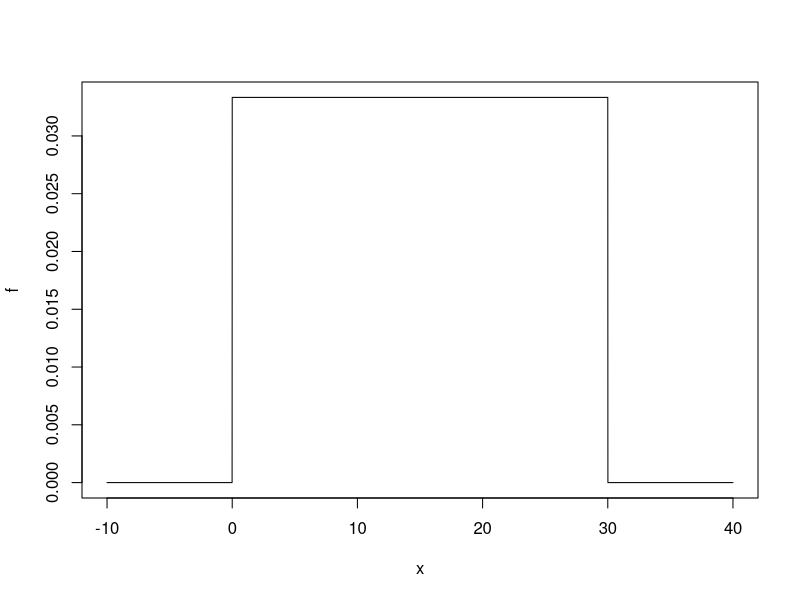
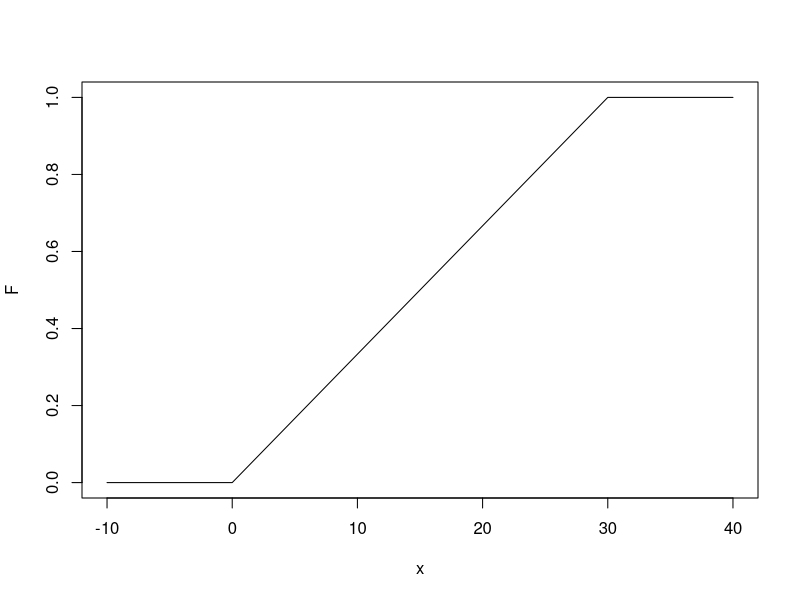
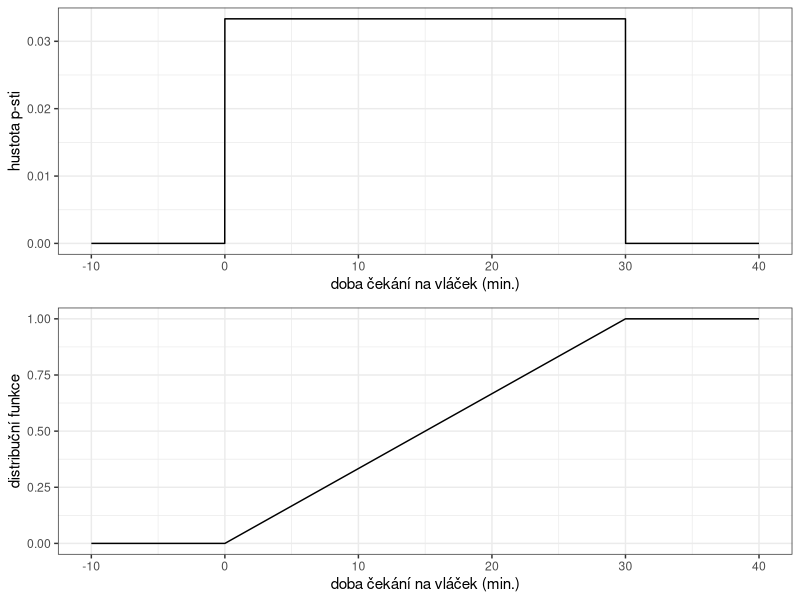
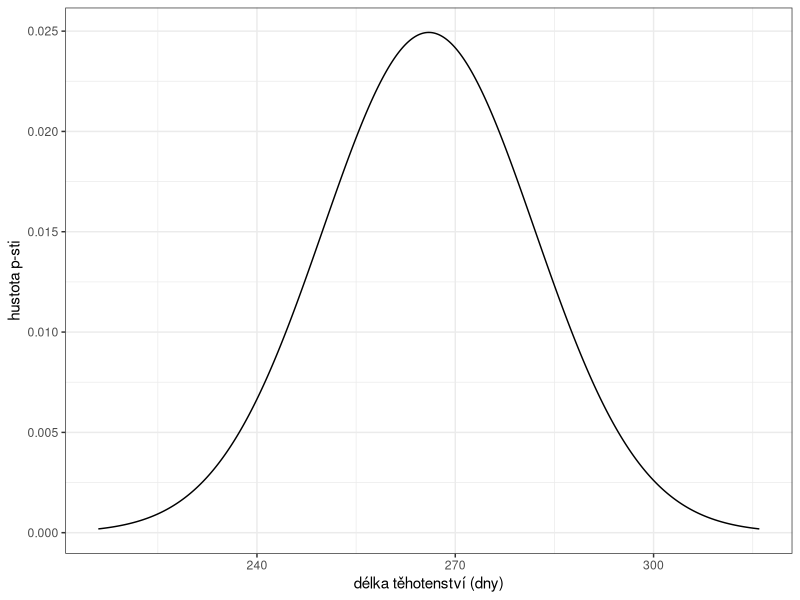
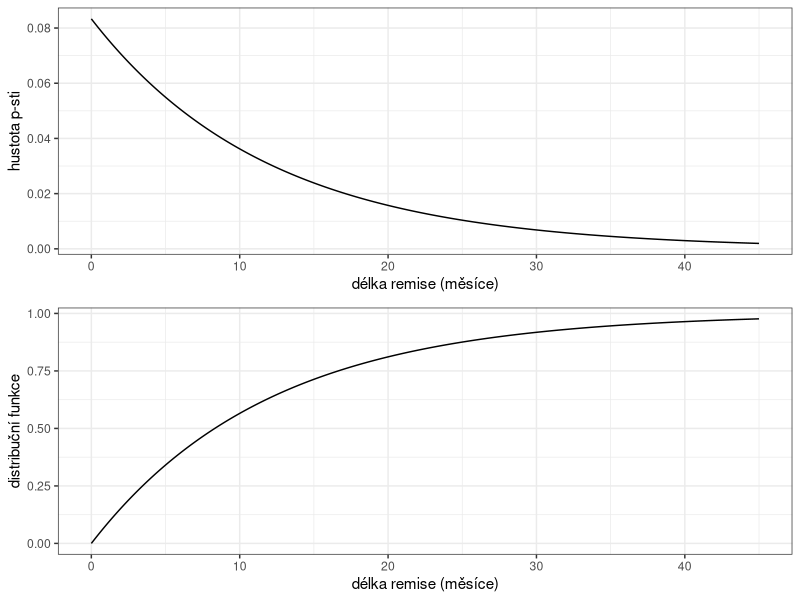
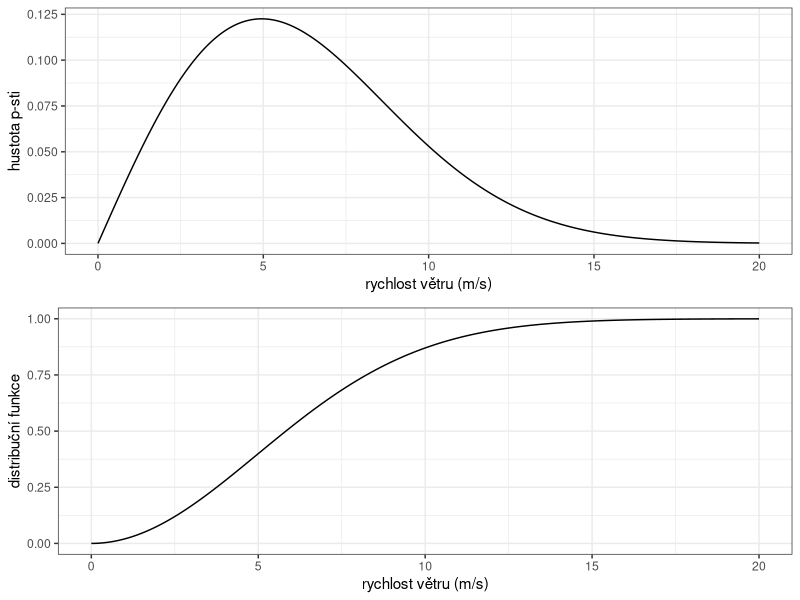
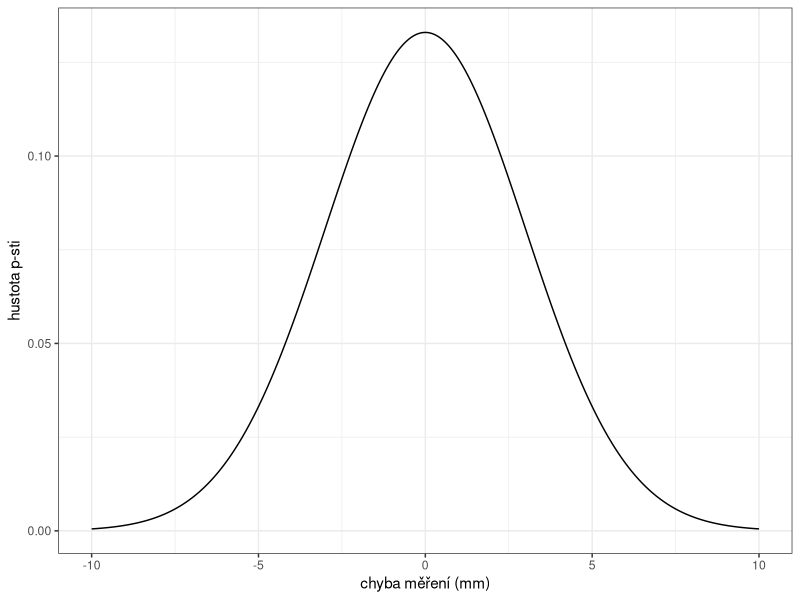
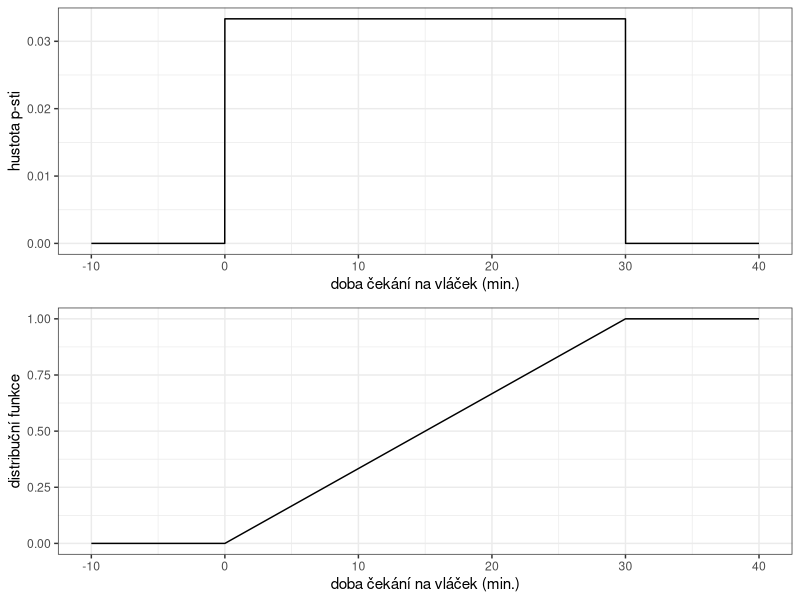

These figures' R source, in order: (Note: this script raises an error after producing the figures.)
# ......................................................................................
# ................Cvičení 6 - Vybraná rozdělení spojité náhodné veličiny................
# ................................... Doplňující příklady ..............................
# ........................... Martina Litschmannová, Adéla Vrtková .....................
# ......................................................................................

# Nezobrazuje-li se vám text korektně, nastavte File \ Reopen with Encoding... na UTF-8
# Pro zobrazení obsahu skriptu použijte CTRL+SHIFT+O
# Pro spouštění příkazů v jednotlivých řádcích použijte CTRL+ENTER

library(ggplot2) # pro pěknou grafiku
library(ggpubr)  # pro kombinování grafických výstupů z ggplot2
library(svglite) # umožňuje export grafických výstupů z ggplot2 ve formátu svg

# Příklad 1. ####
# Vláček v zoo vyjíždí ze stanice každých 30 minut. 
# *a)	####
# Určete rozdělení doby čekání na vláček (hustotu pravděpodobnosti i distribuční funkci), 
# grafy obou funkcí načrtněte. 

# X … doba čekání na vláček (min.)
# X ~ Ro(a=0, b=30)

x = seq(-10,40,0.01)
f = dunif(x,0,30) # hustota pravděpodobnosti
F = punif(x,0,30) # distribuční funkce
data = data.frame(x,f,F) # příprava data.frame

# Generování grafů (základní R) ####
plot(x,f,"line") # graf hustoty pravděpodobnosti
plot(x,F,"line") # graf distribuční funkce


# Generování grafů (ggplot2) ####
data = data.frame(x,f,F) # Vstupem pro funkci ggplot() musí být data ve formátu data.frame.

a = ggplot(data = data, aes(x = x, y = f)) +
  geom_line() +
  theme_bw() +
  labs(x="doba čekání na vláček (min.)",
       y = "hustota p-sti")

b = ggplot(data = data, aes(x = x, y = F)) +
  geom_line() +
  theme_bw() +
  labs(x="doba čekání na vláček (min.)",
       y = "distribuční funkce")

# Zkombinujeme grafy dle svých představ (f-ce ggarrange je součástí balíčku ggpubr)
ggarrange(a,b,
          nrow = 2)

# Uložíme graf, který je aktuálně vytvořen v graf. okně do pracovního adresáře
ggsave("SNV_priklad1.svg",
       width = 15, height = 10,
       unit = "cm")

# *b)	####
# P(X>5)=1-P(X<=5)
1-punif(5,0,30)

# Příklad 2. ####
# Náhodná veličina popisující délku těhotenství ženy (ve dnech) 
# má normální rozdělení se střední hodnotou 266 dní a směrodatnou odchylkou 16 dní.

# *a)	####
# Načrtněte graf hustoty pravděpodobnosti uvažované náhodné veličiny.
# X ... délka těhotenství (dny)
# X~N(µ = 266, σ = 16)

x = seq(216,316,0.01)
f = dnorm(x,266,16)
data = data.frame(x,f) # příprava data.frame

# Generování grafu
ggplot(data = data, aes(x = x, y = f)) +
  geom_line() +
  theme_bw() +
  labs(x="délka těhotenství (dny)",
       y = "hustota p-sti")

# Uložíme graf, který je aktuálně vytvořen v graf. okně do pracovního adresáře
ggsave("SNV_priklad2.svg",
       width = 15, height = 5,
       unit = "cm")

# *b)	####
# U kolika procent žen je délka těhotenství nejvýše 246 dní?

# P(X<=246)
pnorm(246,266,16)

# *c)	####
# U kolika procent žen je délka těhotenství v rozmezí 250-282 dní? 

# P(250<=X<=282)  - SNV, tj. ostrá/neostrá nerovnost nehraje roli
pnorm(282,266,16)-pnorm(250,266,16)

# *d)	####
# Jaká délka těhotenství je překročena maximálně u 10 % žen?

# P(X>T) = 0,1 -> P(X<T) = 0,9 - SNV, tj. ostrá/neostrá nerovnost nehraje roli
# Tj. hledáme 90% kvantil
qnorm(0.9,266,16)

# *e)	####
# Určete dolní kvartil a horní kvartil dané náhodné veličiny. Slovně je interpretujte.

qnorm(0.25,266,16)
# Čtvrtina žen vykazuje délku těhotenství kratší než 255 dní.

qnorm(0.75,266,16)
# Tři čtvrtiny žen vykazují délku těhotenství kratší než 277 dní.

# Příklad 3. ####
# Uvažujte náhodnou veličinu popisující délku remise (měsíce) onkologických pacientů, 
# která má exponenciální rozdělení se střední hodnotou 1 rok.

# *a)	####
# Načrtněte grafy hustoty p-sti a distribuční funkce uvažované náhodné veličiny.
# X ... délka remise (měsíce)
# X~Exp(lambda = 1/12) - E(X) = 12 = 1/lambda

x = seq(0,45,0.01)
f = dexp(x,1/12)
F = pexp(x,1/12)
data = data.frame(x,f,F) # příprava data.frame

# Generování grafů
a = ggplot(data = data, aes(x = x, y = f)) +
  geom_line() +
  theme_bw() +
  labs(x="délka remise (měsíce)",
       y = "hustota p-sti")
b = ggplot(data = data, aes(x = x, y = F)) +
  geom_line() +
  theme_bw() +
  labs(x="délka remise (měsíce)",
       y = "distribuční funkce")

# Zkombinujeme grafy dle svých představ
ggarrange(a,b,
          nrow = 2)

# Uložíme graf, který je aktuálně vytvořen v graf. okně do pracovního adresáře
ggsave("SNV_priklad3.svg",
       width = 15, height = 10,
       unit = "cm")

# *b)	####
# Určete medián dané náhodné veličiny a hodnotu interpretujte.

qexp(0.5,1/12)
# Polovina pacientů má dobu remise kratší než 8,3 měsíce.

# *d)	####
# Jakou dobu remise překročí pouze 10 % daných onkologických pacientů?

# P(X>T)=0,1 -> P(X<T)=0,9, tj.hledáme 90% kvantil
qexp(0.9,1/12)

# *e)	####
# Jaká je pravděpodobnost, že remise bude trvat alespoň dva roky? 

# P(X>24) = 1 - P(X<24) - POZOR! Modelujeme délku remise v měsících!
1-pexp(24,1/12)

# Příklad 4. ####
# Rychlost větru (m/s) má Weibullovo rozdělení s parametrem tvaru 2 
# a parametrem měřítka 7.

# *a)	####
# Načrtněte graf hustoty pravděpodobnosti a distribuční funkce.
# X ... rychlost větru (m/s)
# X~Wb(shape = 2, scale = 7)

x = seq(0,20,0.01)
f = dweibull(x,shape = 2, scale = 7)
F = pweibull(x,shape = 2, scale = 7)
data = data.frame(x,f,F) # příprava data.frame

# Generování grafů
a = ggplot(data = data, aes(x = x, y = f)) +
  geom_line() +
  theme_bw() +
  labs(x="rychlost větru (m/s)",
       y = "hustota p-sti")
b = ggplot(data = data, aes(x = x, y = F)) +
  geom_line() +
  theme_bw() +
  labs(x="rychlost větru (m/s)",
       y = "distribuční funkce")

# Zkombinujeme grafy dle svých představ
ggarrange(a,b,
          nrow = 2)

# Uložíme graf, který je aktuálně vytvořen v graf. okně do pracovního adresáře
ggsave("SNV_priklad4.svg",
       width = 15, height = 10,
       unit = "cm")

# *b)	####
# Jaká je pravděpodobnost, že rychlost větru překročí 9 m/s? 

# P(X>9) = 1-P(X<9)
1 - pweibull(9,shape = 2, scale = 7)

# *c)	####
# Jaká je pravděpodobnost, že rychlost větru dosáhne 5. stupně 
# Beaufortovy stupnice (tj. 8,0 m/s až 10,7 m/s)?

# P(8,0<=X<=10,7)
pweibull(10.7,shape = 2, scale = 7) - pweibull(8,shape = 2, scale = 7)

# *d)	####
# Vítr pohybuje silnějšími větvemi, telegrafní dráty sviští, používání deštníku 
# se stává obtížným. To odpovídá tomu, že vítr má rychlost v rozmezí 
# 10,8 m/s až 13,8 m/s (6. stupeň Beaufortovy stupnice). S jakou pravděpodobnosti 
# rychlost větru překročila 12,0 m/s?

# P(X>12 | 10,8<=X<=13,8) = 
# = P(X>12 & 10,8<=X<=13,8)/P(10,8<=X<=13,8) =
# = P(12<=X<=13,8)/P(10,8<=X<=13,8)

# P(12<=X<=13,8)
citatel = pweibull(13.8,shape = 2, scale = 7) - pweibull(12,shape = 2, scale = 7)

# P(10,8<=X<=13,8)
jmenovatel = pweibull(13.8,shape = 2, scale = 7) - pweibull(10.8,shape = 2, scale = 7)

# P(12<=X<=13,8)/P(10,8<=X<=13,8)
citatel/jmenovatel

# Příklad 5. ####
# Výsledky měření jsou zatíženy jen normálně rozdělenou chybou 
# s nulovou střední hodnotou a se směrodatnou odchylkou 3 mm. 

# *a)	####
# Načrtněte graf hustoty pravděpodobnosti chyby měření.

# X ... chyba měření (mm)
# X~N(mu = 0,sigma = 3)

x = seq(-10,10,0.01)
f = dnorm(x,0,3)
data = data.frame(x,f) # příprava data.frame

# Generování grafu
ggplot(data = data, aes(x = x, y = f)) +
  geom_line() +
  theme_bw() +
  labs(x="chyba měření (mm)",
       y = "hustota p-sti")

# Uložíme graf, který je aktuálně vytvořen v graf. okně do pracovního adresáře
ggsave("SNV_priklad5.svg",
       width = 15, height = 5,
       unit = "cm")

# *b)	####
# S jakou pravděpodobností bude chyba měření v rozsahu 0,0 mm až 2,4 mm?

# P(0,0<=X<=2,4)
pnorm(2.4,mu,sigma)-pnorm(0,mu,sigma)

# *c)	####
# Jaká velikost chyby měření nebude překročena s pravděpodobností 80 %?

# P(|X|<T)=0,8 -> P(-T<X<T) = 0,8
# Vzhledem k symetrii rozdělení: P(0<X<T)=0,4 -> P(X>T) = 0,1
# Tj. hledáme 90% kvantil
qnorm(0.9,0,3)

# Kontrola: P(-3,9<X<3,9) - máme-li zajistit, že s min. 80% p-stí bude chyba 
# měření uvnitř daného intervalu, musíme zaokrouhlit nahoru
pnorm(3.9,0,3)-pnorm(-3.9,0,3)

# *d)	####
# Jaká je pravděpodobnost, že při 3 měřeních bude alespoň jednou chyba měření 
# v intervalu (0,0 mm; 2,4 mm)?

# Y ... počet chyb měření (ze 3), které budou v intervalu (0,0 mm; 2,4 mm)
# Y~Bi(n = 3,p = ?)

# Nutno dopočítat p-st, že chyba bude v intervalu (0,0 mm; 2,4 mm)
# P(0,0<=X<=2,4)
p = pnorm(2.4,0,3)-pnorm(0,0,3)
p
# Nyní se můžeme vrátit k položené otázce
# Y~Bi(n = 3,pi = 0.288)

# P(Y>=1) = 1-P(Y<1) = 1-P(Y=0) # Pozor! Modelujeme DNV - na ostré/neostré nerovnosti záleží
1-dbinom(0,3,p)

# *e)	####
# S jakou pravděpodobností budeme muset uskutečnit alespoň 5 měření do chvíle, 
# než detekujeme chybu měření větší než 3 mm?

# Z ... počet měření do chvíle, kdy bude detekována chyba měření větší než 3 mmm
# Z~NB(k = 1,pi = ?)

# Nutno dopočítat p-st, že chyba měření bude větší než 3 mm
# P(X>3)
p = 1 - pnorm(3,0,3)
p
# Nyní se můžeme vrátit k položené otázce
# Z~NB(k = 1,pi = 0.159)

# P(Z>=5) = 1-P(Z<5) = 1-P(Z<=4) # Pozor! U neg. binom.NV musíme převést na "počet neúspěchů před k. tým úspěchem".
1-pnbinom(4-1,1,p)



# VLASTNI STUFF #



# Normalni rozdeleni
x = seq(200,320,1)
f = dnorm(x,266,16)
plot(x,f)

# P(X <= 246) =SNV= P(X < 246)
pnorm(246,266,16)

# P(X <= 282) - P(X <= 250)
pnorm(282,266,16) - pnorm(250,266,16)

# 90% kvantil
qnorm(0.9,266,16)

# Dolni a Horni Kvartil
qnorm(0.25,266,16)
qnorm(0.75,266,16)


# Exponencialni rozdeleni
x = seq(0.01,50,0.5)
f = dexp(x, 1/12)
plot(x,f)

d = pexp(x, 1/12)
plot(x,d)

# Median je 50% kvantil
qexp(0.5,1/12)

qexp(0.9,1/12)

1-pexp(24,1/12)


# Weibullovo rozdeleni
x = seq(0.01,25,0.25)
f = dweibull(x, 2, 7)
plot(x,f)

F = pweibull(x, 2, 7)
plot(x,d)

1 - pweibull(9, 2, 7)

pweibull(10.7, 2, 7) - pweibull(8.0, 2, 7)


pweibull(10.8, 2, 7)

(0.979-0.947)/(0.979-0.907)

(pweibull(13.8, 2, 7) - pweibull(12, 2, 7))/(pweibull(13.8, 2, 7) - pweibull(10.8, 2, 7))

# 5. nejaky normovany priklad
pnorm(2.4, 0, 3) - pnorm(0.0, 0 , 3)

qnorm(0.1, 0, 3)
qnorm(0.9, 0, 3)

1 - pbinom(0, 3, 0.288)

1 - pnorm(3, 0, 3)

1 - pnbinom(4-1, 1, 0.159)
